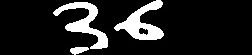
#> input picture text-image-processing/processed_image/horizontal_digit/section_7.png, 252 x 55 px, found by its file name; its folder holds only this picture in this run
$ python xyz2.py
#> lines starting #> are read from the running program, lines starting #| are printed output that depends on the picture; after the words box and inside, x2 and y2 are one past the last pixel; in counts of white or black regions, pixels touching at a corner belong together
import cv2
import os

# Define the directory path
directory_path = '/Users/vansh/PycharmProjects/Text-Extractor/text-image-processing/processed_image/horizontal_digit'

# Function to separate and save left and right digits
def process_image(image_path):
    image = cv2.imread(image_path)
#> image is the input picture: shape (55, 252, 3); min 0, max 255, mean 33.4

    # Convert the image to grayscale
    gray = cv2.cvtColor(image, cv2.COLOR_BGR2GRAY)

    # Apply thresholding to create a binary image
    _, thresh = cv2.threshold(gray, 128, 255, cv2.THRESH_BINARY)
#> thresh: shape (55, 252); 13.1% white; 3 white regions

    # Find contours in the binary image
    contours, _ = cv2.findContours(thresh, cv2.RETR_EXTERNAL, cv2.CHAIN_APPROX_SIMPLE)
#> contours = 3 contours; box (x1, y1, x2, y2) and area: (114, 0, 164, 40) 824, (53, 2, 108, 49) 741, (70, 47, 89, 55) 80

    # Initialize containers for left and right digit images
    left_digit_image = None
    right_digit_image = None

    # Separate the digits
    for contour in contours:
        x, y, w, h = cv2.boundingRect(contour)

        # Filter out small contours
        if w > 10 and h > 10:
            # Check the x-coordinate to determine if it's the left or right digit
            if x + w < image.shape[1] / 2:
                left_digit_image = image[y:y + h, x:x + w]
            elif x > image.shape[1] / 2:
                right_digit_image = image[y:y + h, x:x + w]
#> this loop made 3 passes
#> (x, y, w, h) on passes 1 to 3: (70, 47, 19, 8), (53, 2, 55, 47), (114, 0, 50, 40)
#> pass 2, in process_image, `left_digit_image = image[y:y + h, x:x + w]`:
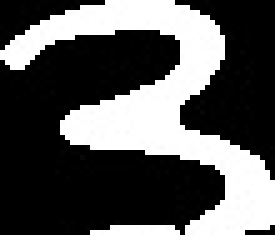
#> left_digit_image: shape (47, 55, 3) (shown 5 times larger); min 0, max 255, mean 87.3

    # Save the left and right digit images if they exist
    if left_digit_image is not None:
        left_digit_path = os.path.join(output_directory, 'left_digit_' + os.path.basename(image_path))
        cv2.imwrite(left_digit_path, left_digit_image)

    if right_digit_image is not None:
        right_digit_path = os.path.join(output_directory, 'right_digit_' + os.path.basename(image_path))
        cv2.imwrite(right_digit_path, right_digit_image)

# Output directory for processed images
output_directory = '/Users/vansh/PycharmProjects/Text-Extractor/image_processing_text/single_digit_processed'

# Create the output directory if it doesn't exist
if not os.path.exists(output_directory):
    os.makedirs(output_directory)

# Iterate over the images in the directory
for filename in os.listdir(directory_path):
    if filename.endswith(".png"):  # Process only PNG files
        image_path = os.path.join(directory_path, filename)
        process_image(image_path)

print("Processing completed.")

$ run again, on text-image-processing/processed_image/horizontal_digit/section_9.png
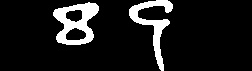
#> input picture text-image-processing/processed_image/horizontal_digit/section_9.png, 252 x 71 px, found by its file name
#> in process_image, image is the input picture: shape (71, 252, 3); min 0, max 255, mean 27.1
#> thresh: shape (71, 252); 10.6% white; 2 white regions
#> contours = 2 contours; box (x1, y1, x2, y2) and area: (53, 2, 99, 45) 1292, (129, 0, 173, 71) 741
#> the loop in process_image, `for contour in contours:` made 2 passes
#> (x, y, w, h) on passes 1 to 2: (53, 2, 46, 43), (129, 0, 44, 71)
#> pass 1, in process_image, `left_digit_image = image[y:y + h, x:x + w]`:
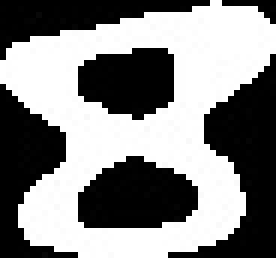
#> left_digit_image: shape (43, 46, 3) (shown 6 times larger); min 0, max 255, mean 133.3
#> pass 2, in process_image, `right_digit_image = image[y:y + h, x:x + w]`:
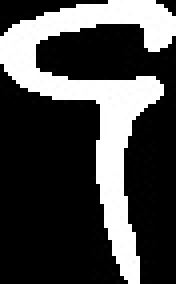
#> right_digit_image: shape (71, 44, 3) (shown 4 times larger); min 0, max 255, mean 70.9
